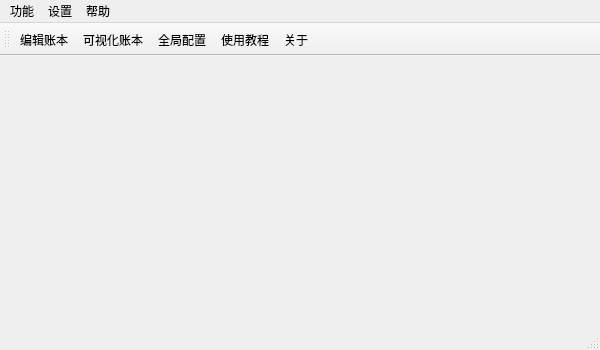
<?xml version="1.0" encoding="UTF-8"?>
<ui version="4.0">
 <class>MyMainWindow</class>
 <widget class="QMainWindow" name="MyMainWindow">
  <property name="geometry">
   <rect>
    <x>0</x>
    <y>0</y>
    <width>600</width>
    <height>350</height>
   </rect>
  </property>
  <property name="minimumSize">
   <size>
    <width>600</width>
    <height>350</height>
   </size>
  </property>
  <property name="maximumSize">
   <size>
    <width>600</width>
    <height>350</height>
   </size>
  </property>
  <property name="windowTitle">
   <string extracomment="一款好用的生活收支可视化软件">林风冰翼的日常账本</string>
  </property>
  <property name="iconSize">
   <size>
    <width>25</width>
    <height>25</height>
   </size>
  </property>
  <property name="toolButtonStyle">
   <enum>Qt::ToolButtonTextBesideIcon</enum>
  </property>
  <widget class="QWidget" name="centralwidget">
   <layout class="QGridLayout" name="gridLayout">
    <property name="leftMargin">
     <number>0</number>
    </property>
    <property name="topMargin">
     <number>0</number>
    </property>
    <property name="rightMargin">
     <number>0</number>
    </property>
    <property name="bottomMargin">
     <number>0</number>
    </property>
    <property name="spacing">
     <number>0</number>
    </property>
    <item row="0" column="0">
     <widget class="QWidget" name="widget" native="true">
      <property name="minimumSize">
       <size>
        <width>590</width>
        <height>260</height>
       </size>
      </property>
     </widget>
    </item>
   </layout>
  </widget>
  <widget class="QMenuBar" name="menubar">
   <property name="geometry">
    <rect>
     <x>0</x>
     <y>0</y>
     <width>600</width>
     <height>22</height>
    </rect>
   </property>
   <property name="minimumSize">
    <size>
     <width>0</width>
     <height>20</height>
    </size>
   </property>
   <property name="nativeMenuBar">
    <bool>true</bool>
   </property>
   <widget class="QMenu" name="menu_function">
    <property name="geometry">
     <rect>
      <x>200</x>
      <y>127</y>
      <width>120</width>
      <height>90</height>
     </rect>
    </property>
    <property name="minimumSize">
     <size>
      <width>120</width>
      <height>0</height>
     </size>
    </property>
    <property name="title">
     <string>功能</string>
    </property>
    <addaction name="action_edit"/>
    <addaction name="action_visualize"/>
   </widget>
   <widget class="QMenu" name="menu_setting">
    <property name="minimumSize">
     <size>
      <width>120</width>
      <height>0</height>
     </size>
    </property>
    <property name="title">
     <string>设置</string>
    </property>
    <addaction name="action_style"/>
    <addaction name="action_global_config"/>
   </widget>
   <widget class="QMenu" name="menu_help">
    <property name="title">
     <string>帮助</string>
    </property>
    <addaction name="action_tutorial"/>
    <addaction name="action_about"/>
   </widget>
   <addaction name="menu_function"/>
   <addaction name="menu_setting"/>
   <addaction name="menu_help"/>
  </widget>
  <widget class="QStatusBar" name="statusbar">
   <property name="minimumSize">
    <size>
     <width>0</width>
     <height>20</height>
    </size>
   </property>
  </widget>
  <widget class="QToolBar" name="toolBar">
   <property name="minimumSize">
    <size>
     <width>0</width>
     <height>0</height>
    </size>
   </property>
   <property name="windowTitle">
    <string>toolBar</string>
   </property>
   <property name="movable">
    <bool>true</bool>
   </property>
   <attribute name="toolBarArea">
    <enum>TopToolBarArea</enum>
   </attribute>
   <attribute name="toolBarBreak">
    <bool>false</bool>
   </attribute>
   <addaction name="action_edit"/>
   <addaction name="action_visualize"/>
   <addaction name="action_global_config"/>
   <addaction name="action_tutorial"/>
   <addaction name="action_about"/>
  </widget>
  <action name="action_edit">
   <property name="text">
    <string>编辑账本</string>
   </property>
  </action>
  <action name="action_visualize">
   <property name="text">
    <string>可视化账本</string>
   </property>
  </action>
  <action name="action_style">
   <property name="text">
    <string>窗口风格</string>
   </property>
  </action>
  <action name="action_global_config">
   <property name="text">
    <string>全局配置</string>
   </property>
  </action>
  <action name="action_tutorial">
   <property name="text">
    <string>使用教程</string>
   </property>
  </action>
  <action name="action_about">
   <property name="text">
    <string>关于</string>
   </property>
  </action>
 </widget>
 <resources/>
 <connections/>
</ui>
